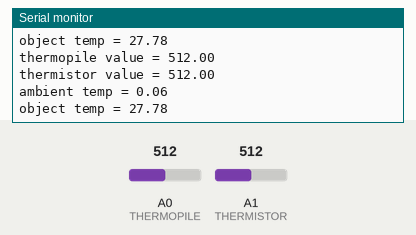
Recording of a sketch running on a simulated Arduino Uno, built with avr-gcc and run on an emulated ATmega328P. Parts: the last lines printed to the serial monitor. The test bench sets the inputs (shaded band); at power-on: A0 (THERMOPILE) = 512, A1 (THERMISTOR) = 512.

Above: at 2.8 s.
2.9 s: A0 (THERMOPILE) set to 376
At 4.6 s:
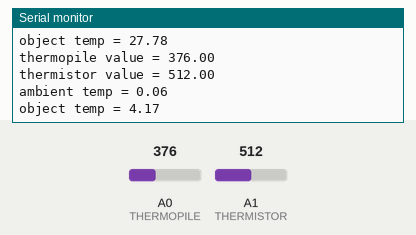
5.6 s: A0 (THERMOPILE) set to 352
At 7.4 s:
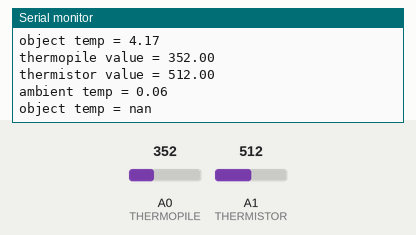
9.7 s: A1 (THERMISTOR) set to 526
At 11.7 s:
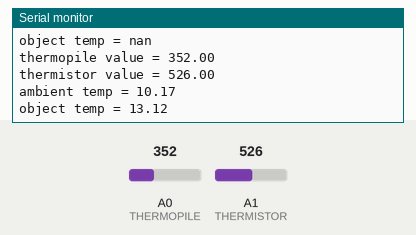
12.4 s: A1 (THERMISTOR) set to 860
At 14.9 s:
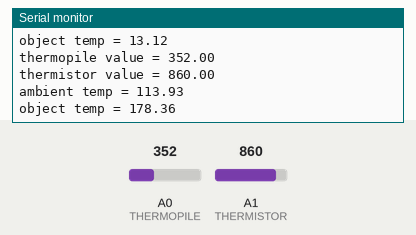
15.1 s: A1 (THERMISTOR) set to 877
At 16.9 s:
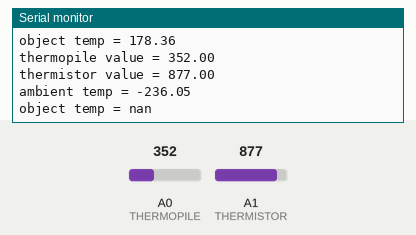
Timing chart, 0 to 18.4 s (numbered marks = the images above; inputs shaded):
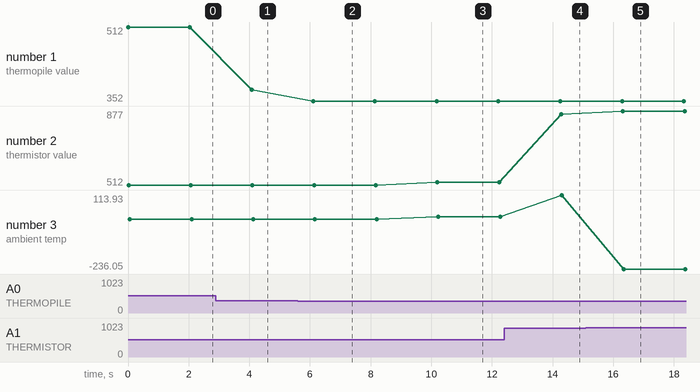

The sketch:

thermopile.ino
```cpp
// Thermopile test

// pins used
#define THERMOPILE A0
#define THERMISTOR A1

// constants for the thermistor calculations
const float a = -412.6;
const float b = 140.41;
const float c = 0.00764;
const float d = -0.0000000000000000625;
const float e = -0.00000000000000000000000115;

// constants for the thermopile calculation
const float k = 0.004313;
const float delta = 2.468;

const float reftemp = 25; // reference temperature is 25C
const float shiftv = 0.6; // amount to shift thermopile voltage for negative V values in range
const float verr = 0.6;  // voltage error introduced to thermopile by circuit

void setup() {
  Serial.begin(9600);
}

void loop() {
  float thermopileValue = analogRead(THERMOPILE);
  float thermistorValue = analogRead(THERMISTOR);

  // work out thermistor temp from reading
  float v1 = (thermistorValue / 1024) * 5; // source voltage is 5v so reading is fraction of that
  float r = -(v1*1000)/(v1-5); // to get the resistance
  float ambtemp = a + b * sqrt(1+c*r) + d*pow(r,5) + e*pow(r,7); // ambient temp

  float comp = k * (pow(ambtemp,4-delta)-pow(reftemp,4-delta));  // equivalent thermopile V for amb temp

  // calculate the thermopile temp
  float v2 = (thermopileValue / 1024) * 5 + comp - verr - shiftv; // thermopile voltage
  float objtemp = pow((v2+k*pow(ambtemp,4-delta))/k, 1/(4-delta)); // object temp

  Serial.print("thermopile value = ");
  Serial.println(thermopileValue);
  Serial.print("thermistor value = ");
  Serial.println(thermistorValue);
  Serial.print("ambient temp = ");
  Serial.println(ambtemp);
  Serial.print("object temp = ");
  Serial.println(objtemp);
  Serial.println();

  delay(2000);
}
```

Measured:
- the behaviour switches between 369 and 368 on A0 (THERMOPILE) (found by bisection; images 1 and 2)
- the behaviour switches between 517 and 518 on A1 (THERMISTOR) (found by bisection; images 2 and 3)
- the behaviour switches between 867 and 868 on A1 (THERMISTOR) (found by bisection; images 4 and 5)
- after the input at 2.9 s, the serial monitor: prints a new line after 1.2 s (image 1)
- after the input at 5.6 s, the serial monitor: prints a new line after 0.51 s (image 2)
- after the input at 9.7 s, the serial monitor: prints a new line after 0.50 s (image 3)
- after the input at 12.4 s, the serial monitor: prints a new line after 1.9 s (image 4)
- after the input at 15.1 s, the serial monitor: prints a new line after 1.2 s (image 5)
